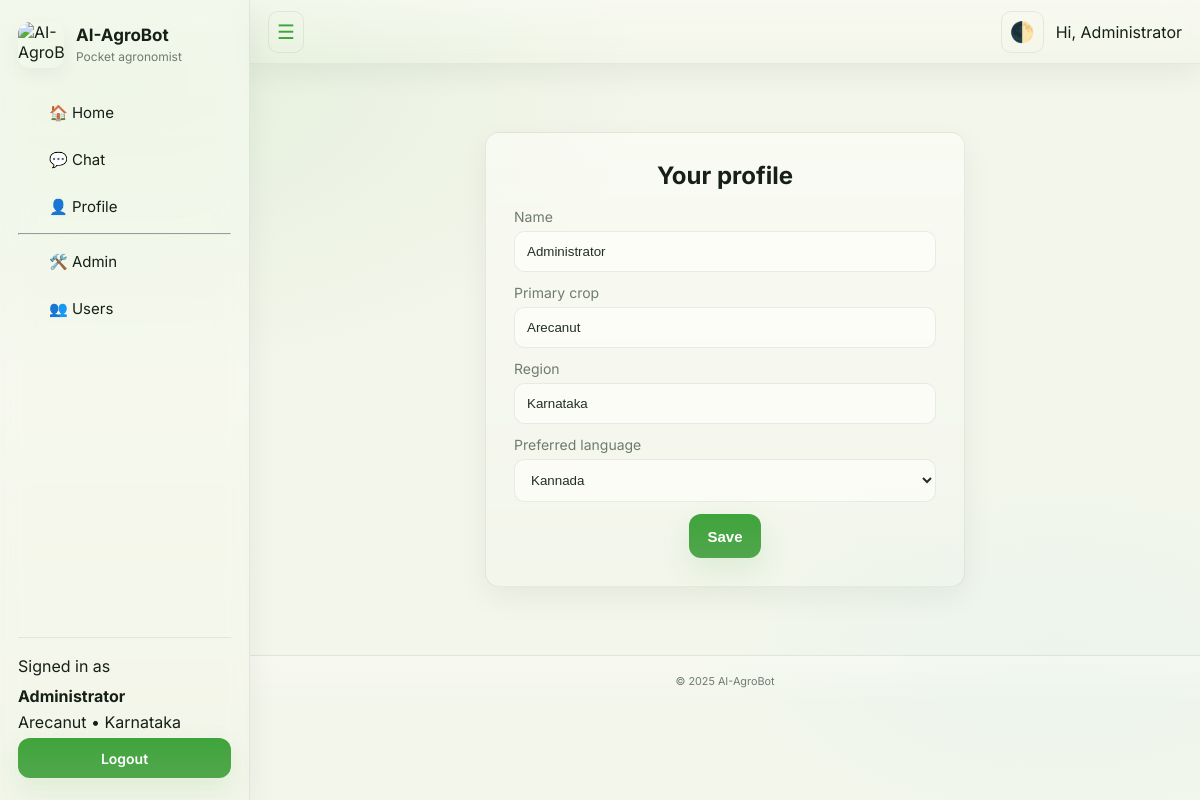
Screenshot of /profile (signed in) with the database file from the repository.
### database.py (models this page shows)
class User(UserMixin, db.Model):
    __tablename__ = "users"
    id = db.Column(db.Integer, primary_key=True)
    email = db.Column(db.String(200), unique=True, nullable=False)
    password = db.Column(db.String(200), nullable=False)
    name = db.Column(db.String(100))
    role = db.Column(db.String(20), default="farmer")
    primary_crop = db.Column(db.String(100))
    region = db.Column(db.String(100))
    preferred_language = db.Column(db.String(20), default="en")

### app.py (the view, shortened to what this page needs)
@app.route("/profile", methods=["GET", "POST"])
@login_required
def profile():
    return render_template("profile.html")

### app.py (called while the page is built)
@login_manager.user_loader
def load_user(user_id):
    return db.session.get(User, int(user_id))

### templates/profile.html (shortened to what this page needs)
{% extends "base.html" %}
{% block content %}
<div class="auth-card glass">
  <h2>Your profile</h2>
  <form method="post">
    <label>Name
      <input name="name" value="{{ current_user.name or '' }}">
    </label>
    <label>Primary crop
      <input name="primary_crop" value="{{ current_user.primary_crop or '' }}">
    </label>
    <label>Region
      <input name="region" value="{{ current_user.region or '' }}">
    </label>
    <label>Preferred language
      <select name="preferred_language">
        <option value="ka" {% if current_user.preferred_language=='ka' %}selected{% endif %}>Kannada</option>
      </select>
    </label>
    <div class="actions" style="margin-top:10px;">
      <button class="btn" type="submit">Save</button>
    </div>
  </form>
</div>
{% endblock %}

### templates/base.html (shortened to what this page needs)
<!doctype html>
<html lang="en">
<head>
  <link rel="stylesheet" href="{{ url_for('static', filename='style.css') }}">
</head>
<body>
  <div class="app-shell">
    <aside class="left-sidebar glass" role="navigation" aria-label="Main navigation">
      <div class="sidebar-top">
        <a class="brand" href="{{ url_for('index') }}">
          <img src="{{ url_for('static', filename='bot.png') }}" class="logo" alt="AI-AgroBot">
          <div class="brand-text">
            <strong>AI-AgroBot</strong><br>
            <small class="muted">Pocket agronomist</small>
          </div><br>
        </a>
      </div>
      <nav class="sidebar-nav">
        <a class="nav-item" href="{{ url_for('index') }}">🏠 Home</a>
        <a class="nav-item" href="{{ url_for('chat') }}">💬 Chat</a>
        <a class="nav-item" href="{{ url_for('profile') }}">👤 Profile</a>
        {% if current_user.is_authenticated and current_user.role == 'admin' %}
          <hr>
          <a class="nav-item" href="{{ url_for('admin_dashboard') }}">🛠️ Admin</a>
          <a class="nav-item" href="{{ url_for('admin_view_user', user_id=current_user.id) }}">👥 Users</a>
        {% endif %}
      </nav>
      <div class="sidebar-bottom">
        {% if current_user.is_authenticated %}
          <div class="small muted">Signed in as</div>
          <div class="sidebar-user">
            <strong>{{ current_user.name or current_user.email }}</strong>
            <div class="muted small">{{ current_user.primary_crop or '—' }} • {{ current_user.region or '—' }}</div>
            <a class="btn small" href="{{ url_for('logout') }}">Logout</a>
          </div>
        {% else %}
          <a class="btn small" href="{{ url_for('login') }}">Login</a>
          <a class="btn small ghost" href="{{ url_for('register') }}">Register</a>
        {% endif %}
      </div>
    </aside>
    <div class="main-area">
      <header class="topbar glass" role="banner">
        <div class="topbar-left">
          <button id="sidebarToggle" class="icon-btn small-toggle" aria-label="Toggle sidebar">☰</button>
        </div>
        <div class="topbar-right">
          <button id="themeToggle" class="icon-btn small-toggle" title="Toggle theme">🌓</button>
          {% if current_user.is_authenticated %}
            <a class="nav-link" href="{{ url_for('profile') }}">Hi, {{ current_user.name.split(' ')[0] if current_user.name else current_user.email }}</a>
          {% endif %}
        </div>
      </header>
      <main class="main" role="main">
        {% block content %}{% endblock %}
      </main>
      <footer class="footer glass">
        <div class="footer-inner">
          <small>© 2025 AI-AgroBot</small>
        </div>
      </footer>
    </div>
  </div>
</body>
</html>

### rows the page displays
User: name "Administrator", primary_crop "Arecanut", region "Karnataka", preferred_language "Kannada"
